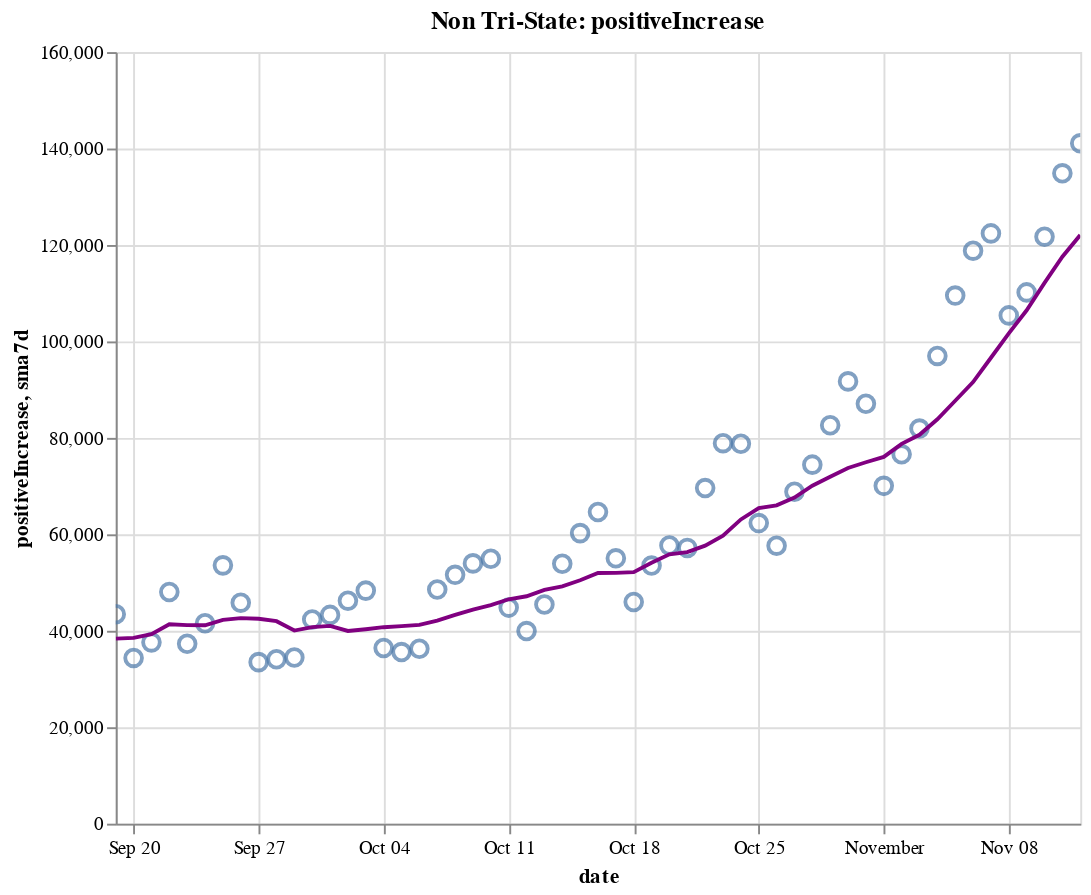

Source (notebook cell):
### Code cell
create_plot(non_tristate, 'positiveIncrease')

### Figure 1 — Vega-Lite specification as saved in the notebook (floating-point values rounded to 4 significant figures)
{"config": {"view": {"continuousWidth": 400, "continuousHeight": 300}}, "layer": [{"layer": [{"mark": {"type": "point", "size": 75}, "encoding": {"tooltip": [{"type": "temporal", "field": "date"}, {"type": "quantitative", "field": "positiveIncrease"}, {"type": "quantitative", "field": "sma7d"}], "x": {"type": "temporal", "field": "date"}, "y": {"type": "quantitative", "field": "positiveIncrease"}}, "selection": {"selector014": {"type": "interval", "bind": "scales", "encodings": ["x", "y"]}}}, {"mark": {"type": "line", "color": "purple"}, "encoding": {"x": {"type": "temporal", "field": "date"}, "y": {"type": "quantitative", "field": "sma7d"}}}]}, {"mark": {"type": "rule", "color": "#aaa"}, "encoding": {"x": {"type": "temporal", "field": "date"}}, "transform": [{"filter": {"selection": "selector013"}}]}, {"mark": "circle", "encoding": {"opacity": {"condition": {"value": 1, "selection": "selector013"}, "value": 0}, "tooltip": [{"type": "temporal", "field": "date"}, {"type": "quantitative", "field": "positiveIncrease"}, {"type": "quantitative", "field": "sma7d"}], "x": {"type": "temporal", "field": "date"}, "y": {"type": "quantitative", "field": "positiveIncrease"}}, "selection": {"selector013": {"type": "single", "encodings": ["x"], "on": "mouseover", "nearest": true, "empty": "none"}}}, {"mark": {"type": "text", "align": "left", "dx": 5, "dy": -5, "stroke": "white", "strokeWidth": 2}, "encoding": {"text": {"type": "quantitative", "field": "positiveIncrease"}, "tooltip": [{"type": "temporal", "field": "date"}, {"type": "quantitative", "field": "positiveIncrease"}, {"type": "quantitative", "field": "sma7d"}], "x": {"type": "temporal", "field": "date"}, "y": {"type": "quantitative", "field": "positiveIncrease"}}, "transform": [{"filter": {"selection": "selector013"}}]}, {"mark": {"type": "text", "align": "left", "dx": 5, "dy": -5}, "encoding": {"text": {"type": "quantitative", "field": "positiveIncrease"}, "tooltip": [{"type": "temporal", "field": "date"}, {"type": "quantitative", "field": "positiveIncrease"}, {"type": "quantitative", "field": "sma7d"}], "x": {"type": "temporal", "field": "date"}, "y": {"type": "quantitative", "field": "positiveIncrease"}}, "transform": [{"filter": {"selection": "selector013"}}]}], "data": {"name": "data-e3cfe9835164c09a53a993a08e0e2652"}, "height": 400, "title": "Non Tri-State: positiveIncrease", "width": 500, "$schema": "https://vega.github.io/schema/vega-lite/v4.8.1.json", "datasets": {"data-e3cfe9835164c09a53a993a08e0e2652": [{"date": "2020-09-19T00:00:00", "totalTestResultsIncrease": 1065000.0, "positiveIncrease": 43440.0, "death": 145300.0, "deathIncrease": 735.0, "positiveRate": 0.041, "state": "Non Tri-State", "sma7d": 38370.0}, {"date": "2020-09-20T00:00:00", "totalTestResultsIncrease": 817600.0, "positiveIncrease": 34370.0, "death": 145600.0, "deathIncrease": 322.0, "positiveRate": 0.042, "state": "Non Tri-State", "sma7d": 38520.0}, {"date": "2020-09-21T00:00:00", "totalTestResultsIncrease": 670700.0, "positiveIncrease": 37600.0, "death": 145900.0, "deathIncrease": 281.0, "positiveRate": 0.056, "state": "Non Tri-State", "sma7d": 39290.0}, {"date": "2020-09-22T00:00:00", "totalTestResultsIncrease": 710300.0, "positiveIncrease": 48040.0, "death": 146800.0, "deathIncrease": 842.0, "positiveRate": 0.068, "state": "Non Tri-State", "sma7d": 41360.0}, {"date": "2020-09-23T00:00:00", "totalTestResultsIncrease": 904300.0, "positiveIncrease": 37320.0, "death": 147900.0, "deathIncrease": 1145.0, "positiveRate": 0.041, "state": "Non Tri-State", "sma7d": 41170.0}, {"date": "2020-09-24T00:00:00", "totalTestResultsIncrease": 900000.0, "positiveIncrease": 41570.0, "death": 148800.0, "deathIncrease": 908.0, "positiveRate": 0.046, "state": "Non Tri-State", "sma7d": 41150.0}, {"date": "2020-09-25T00:00:00", "totalTestResultsIncrease": 977000.0, "positiveIncrease": 53570.0, "death": 149700.0, "deathIncrease": 829.0, "positiveRate": 0.055, "state": "Non Tri-State", "sma7d": 42270.0}, {"date": "2020-09-26T00:00:00", "totalTestResultsIncrease": 989400.0, "positiveIncrease": 45820.0, "death": 150500.0, "deathIncrease": 859.0, "positiveRate": 0.046, "state": "Non Tri-State", "sma7d": 42610.0}, {"date": "2020-09-27T00:00:00", "totalTestResultsIncrease": 820100.0, "positiveIncrease": 33500.0, "death": 150800.0, "deathIncrease": 295.0, "positiveRate": 0.041, "state": "Non Tri-State", "sma7d": 42490.0}, {"date": "2020-09-28T00:00:00", "totalTestResultsIncrease": 1006000.0, "positiveIncrease": 34100.0, "death": 151100.0, "deathIncrease": 245.0, "positiveRate": 0.034, "state": "Non Tri-State", "sma7d": 41990.0}, {"date": "2020-09-29T00:00:00", "totalTestResultsIncrease": 815000.0, "positiveIncrease": 34460.0, "death": 151800.0, "deathIncrease": 725.0, "positiveRate": 0.042, "state": "Non Tri-State", "sma7d": 40050.0}, {"date": "2020-09-30T00:00:00", "totalTestResultsIncrease": 747700.0, "positiveIncrease": 42330.0, "death": 152800.0, "deathIncrease": 1040.0, "positiveRate": 0.057, "state": "Non Tri-State", "sma7d": 40760.0}, {"date": "2020-10-01T00:00:00", "totalTestResultsIncrease": 878000.0, "positiveIncrease": 43290.0, "death": 153600.0, "deathIncrease": 832.0, "positiveRate": 0.049, "state": "Non Tri-State", "sma7d": 41010.0}, {"date": "2020-10-02T00:00:00", "totalTestResultsIncrease": 991700.0, "positiveIncrease": 46240.0, "death": 154500.0, "deathIncrease": 822.0, "positiveRate": 0.047, "state": "Non Tri-State", "sma7d": 39960.0}, {"date": "2020-10-03T00:00:00", "totalTestResultsIncrease": 964800.0, "positiveIncrease": 48330.0, "death": 155200.0, "deathIncrease": 729.0, "positiveRate": 0.05, "state": "Non Tri-State", "sma7d": 40320.0}, {"date": "2020-10-04T00:00:00", "totalTestResultsIncrease": 857600.0, "positiveIncrease": 36440.0, "death": 155500.0, "deathIncrease": 348.0, "positiveRate": 0.042, "state": "Non Tri-State", "sma7d": 40740.0}, {"date": "2020-10-05T00:00:00", "totalTestResultsIncrease": 839900.0, "positiveIncrease": 35590.0, "death": 155900.0, "deathIncrease": 312.0, "positiveRate": 0.042, "state": "Non Tri-State", "sma7d": 40960.0}, {"date": "2020-10-06T00:00:00", "totalTestResultsIncrease": 792300.0, "positiveIncrease": 36270.0, "death": 156500.0, "deathIncrease": 612.0, "positiveRate": 0.046, "state": "Non Tri-State", "sma7d": 41210.0}, {"date": "2020-10-07T00:00:00", "totalTestResultsIncrease": 834500.0, "positiveIncrease": 48560.0, "death": 157400.0, "deathIncrease": 901.0, "positiveRate": 0.058, "state": "Non Tri-State", "sma7d": 42100.0}, {"date": "2020-10-08T00:00:00", "totalTestResultsIncrease": 915600.0, "positiveIncrease": 51600.0, "death": 158300.0, "deathIncrease": 963.0, "positiveRate": 0.056, "state": "Non Tri-State", "sma7d": 43290.0}, {"date": "2020-10-09T00:00:00", "totalTestResultsIncrease": 1008000.0, "positiveIncrease": 53980.0, "death": 159200.0, "deathIncrease": 880.0, "positiveRate": 0.054, "state": "Non Tri-State", "sma7d": 44400.0}, {"date": "2020-10-10T00:00:00", "totalTestResultsIncrease": 1078000.0, "positiveIncrease": 54940.0, "death": 159900.0, "deathIncrease": 650.0, "positiveRate": 0.051, "state": "Non Tri-State", "sma7d": 45340.0}, {"date": "2020-10-11T00:00:00", "totalTestResultsIncrease": 964200.0, "positiveIncrease": 44810.0, "death": 160300.0, "deathIncrease": 458.0, "positiveRate": 0.046, "state": "Non Tri-State", "sma7d": 46540.0}, {"date": "2020-10-12T00:00:00", "totalTestResultsIncrease": 815000.0, "positiveIncrease": 39940.0, "death": 160600.0, "deathIncrease": 271.0, "positiveRate": 0.049, "state": "Non Tri-State", "sma7d": 47160.0}, {"date": "2020-10-13T00:00:00", "totalTestResultsIncrease": 927400.0, "positiveIncrease": 45450.0, "death": 161300.0, "deathIncrease": 671.0, "positiveRate": 0.049, "state": "Non Tri-State", "sma7d": 48470.0}, {"date": "2020-10-14T00:00:00", "totalTestResultsIncrease": 857000.0, "positiveIncrease": 53900.0, "death": 162100.0, "deathIncrease": 791.0, "positiveRate": 0.063, "state": "Non Tri-State", "sma7d": 49230.0}, {"date": "2020-10-15T00:00:00", "totalTestResultsIncrease": 919700.0, "positiveIncrease": 60250.0, "death": 163000.0, "deathIncrease": 929.0, "positiveRate": 0.066, "state": "Non Tri-State", "sma7d": 50470.0}, {"date": "2020-10-16T00:00:00", "totalTestResultsIncrease": 1030000.0, "positiveIncrease": 64620.0, "death": 163800.0, "deathIncrease": 860.0, "positiveRate": 0.063, "state": "Non Tri-State", "sma7d": 51990.0}, {"date": "2020-10-17T00:00:00", "totalTestResultsIncrease": 1101000.0, "positiveIncrease": 55030.0, "death": 164600.0, "deathIncrease": 769.0, "positiveRate": 0.05, "state": "Non Tri-State", "sma7d": 52000.0}, {"date": "2020-10-18T00:00:00", "totalTestResultsIncrease": 924000.0, "positiveIncrease": 45970.0, "death": 165000.0, "deathIncrease": 379.0, "positiveRate": 0.05, "state": "Non Tri-State", "sma7d": 52170.0}, {"date": "2020-10-19T00:00:00", "totalTestResultsIncrease": 898100.0, "positiveIncrease": 53520.0, "death": 165400.0, "deathIncrease": 426.0, "positiveRate": 0.06, "state": "Non Tri-State", "sma7d": 54110.0}, {"date": "2020-10-20T00:00:00", "totalTestResultsIncrease": 825900.0, "positiveIncrease": 57690.0, "death": 166200.0, "deathIncrease": 801.0, "positiveRate": 0.07, "state": "Non Tri-State", "sma7d": 55850.0}, {"date": "2020-10-21T00:00:00", "totalTestResultsIncrease": 770100.0, "positiveIncrease": 57180.0, "death": 167200.0, "deathIncrease": 991.0, "positiveRate": 0.074, "state": "Non Tri-State", "sma7d": 56320.0}, {"date": "2020-10-22T00:00:00", "totalTestResultsIncrease": 1028000.0, "positiveIncrease": 69600.0, "death": 168300.0, "deathIncrease": 1108.0, "positiveRate": 0.068, "state": "Non Tri-State", "sma7d": 57660.0}, {"date": "2020-10-23T00:00:00", "totalTestResultsIncrease": 1173000.0, "positiveIncrease": 78900.0, "death": 169200.0, "deathIncrease": 888.0, "positiveRate": 0.067, "state": "Non Tri-State", "sma7d": 59700.0}, {"date": "2020-10-24T00:00:00", "totalTestResultsIncrease": 1162000.0, "positiveIncrease": 78780.0, "death": 170100.0, "deathIncrease": 869.0, "positiveRate": 0.068, "state": "Non Tri-State", "sma7d": 63090.0}, {"date": "2020-10-25T00:00:00", "totalTestResultsIncrease": 1025000.0, "positiveIncrease": 62330.0, "death": 170400.0, "deathIncrease": 361.0, "positiveRate": 0.061, "state": "Non Tri-State", "sma7d": 65430.0}, {"date": "2020-10-26T00:00:00", "totalTestResultsIncrease": 957700.0, "positiveIncrease": 57650.0, "death": 170800.0, "deathIncrease": 358.0, "positiveRate": 0.06, "state": "Non Tri-State", "sma7d": 66020.0}, {"date": "2020-10-27T00:00:00", "totalTestResultsIncrease": 926400.0, "positiveIncrease": 68820.0, "death": 171700.0, "deathIncrease": 895.0, "positiveRate": 0.074, "state": "Non Tri-State", "sma7d": 67610.0}, {"date": "2020-10-28T00:00:00", "totalTestResultsIncrease": 902800.0, "positiveIncrease": 74450.0, "death": 172700.0, "deathIncrease": 983.0, "positiveRate": 0.082, "state": "Non Tri-State", "sma7d": 70070.0}, {"date": "2020-10-29T00:00:00", "totalTestResultsIncrease": 1085000.0, "positiveIncrease": 82620.0, "death": 173700.0, "deathIncrease": 1017.0, "positiveRate": 0.076, "state": "Non Tri-State", "sma7d": 71940.0}, {"date": "2020-10-30T00:00:00", "totalTestResultsIncrease": 1182000.0, "positiveIncrease": 91720.0, "death": 174600.0, "deathIncrease": 907.0, "positiveRate": 0.078, "state": "Non Tri-State", "sma7d": 73770.0}, {"date": "2020-10-31T00:00:00", "totalTestResultsIncrease": 1155000.0, "positiveIncrease": 87080.0, "death": 175500.0, "deathIncrease": 949.0, "positiveRate": 0.075, "state": "Non Tri-State", "sma7d": 74950.0}, {"date": "2020-11-01T00:00:00", "totalTestResultsIncrease": 988900.0, "positiveIncrease": 70050.0, "death": 175900.0, "deathIncrease": 370.0, "positiveRate": 0.071, "state": "Non Tri-State", "sma7d": 76060.0}, {"date": "2020-11-02T00:00:00", "totalTestResultsIncrease": 1089000.0, "positiveIncrease": 76600.0, "death": 176400.0, "deathIncrease": 448.0, "positiveRate": 0.07, "state": "Non Tri-State", "sma7d": 78760.0}, {"date": "2020-11-03T00:00:00", "totalTestResultsIncrease": 953100.0, "positiveIncrease": 81930.0, "death": 177900.0, "deathIncrease": 1496.0, "positiveRate": 0.086, "state": "Non Tri-State", "sma7d": 80640.0}, {"date": "2020-11-04T00:00:00", "totalTestResultsIncrease": 1037000.0, "positiveIncrease": 96990.0, "death": 178900.0, "deathIncrease": 1067.0, "positiveRate": 0.094, "state": "Non Tri-State", "sma7d": 83860.0}, {"date": "2020-11-05T00:00:00", "totalTestResultsIncrease": 1296000.0, "positiveIncrease": 109500.0, "death": 180000.0, "deathIncrease": 1077.0, "positiveRate": 0.085, "state": "Non Tri-State", "sma7d": 87700.0}, {"date": "2020-11-06T00:00:00", "totalTestResultsIncrease": 1326000.0, "positiveIncrease": 118800.0, "death": 181100.0, "deathIncrease": 1140.0, "positiveRate": 0.09, "state": "Non Tri-State", "sma7d": 91570.0}, {"date": "2020-11-07T00:00:00", "totalTestResultsIncrease": 1142000.0, "positiveIncrease": 122400.0, "death": 182200.0, "deathIncrease": 1077.0, "positiveRate": 0.107, "state": "Non Tri-State", "sma7d": 96610.0}, {"date": "2020-11-08T00:00:00", "totalTestResultsIncrease": 1112000.0, "positiveIncrease": 105400.0, "death": 182700.0, "deathIncrease": 464.0, "positiveRate": 0.095, "state": "Non Tri-State", "sma7d": 101700.0}, {"date": "2020-11-09T00:00:00", "totalTestResultsIncrease": 1246000.0, "positiveIncrease": 110200.0, "death": 183200.0, "deathIncrease": 516.0, "positiveRate": 0.088, "state": "Non Tri-State", "sma7d": 106500.0}, {"date": "2020-11-10T00:00:00", "totalTestResultsIncrease": 1083000.0, "positiveIncrease": 121700.0, "death": 184500.0, "deathIncrease": 1285.0, "positiveRate": 0.112, "state": "Non Tri-State", "sma7d": 112100.0}, {"date": "2020-11-11T00:00:00", "totalTestResultsIncrease": 1137000.0, "positiveIncrease": 134900.0, "death": 186000.0, "deathIncrease": 1520.0, "positiveRate": 0.119, "state": "Non Tri-State", "sma7d": 117600.0}, {"date": "2020-11-12T00:00:00", "totalTestResultsIncrease": 1264000.0, "positiveIncrease": 141100.0, "death": 187100.0, "deathIncrease": 1046.0, "positiveRate": 0.112, "state": "Non Tri-State", "sma7d": 122100.0}]}}
